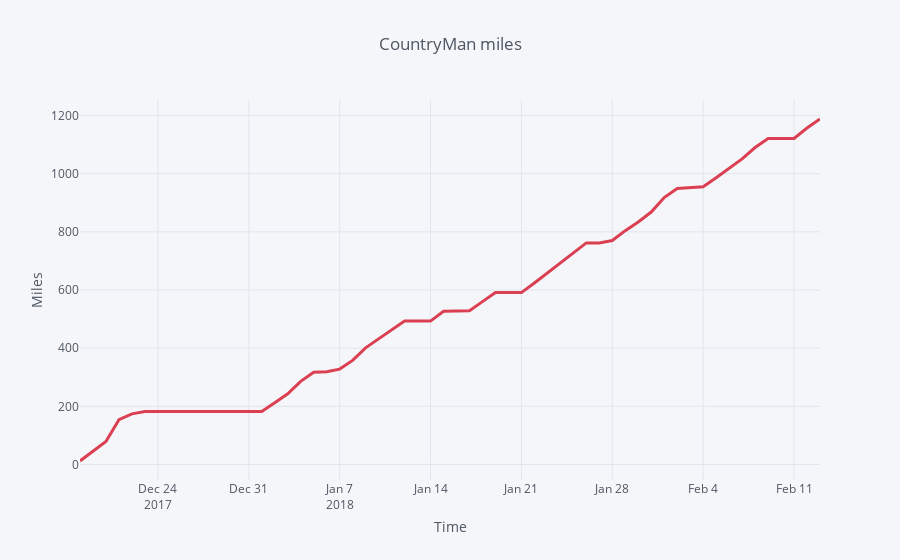

Source (notebook cell):
### Code cell
#fig = plt.figure(2,figsize=(15,8))
#axs = fig.add_axes([0,0,1,1])

mpd.iplot(x='dtime',y='max_miles',xTitle='Time',yTitle='Miles',
          title='CountryMan miles',theme='pearl',width=3,color='red')

#axs.set_title('Miles per day')
#axs.set_ylim([1e1, 3e3])
#axs.set_xlabel('Date')
#axs.set_ylabel('Miles')
#axs.grid(True)

### Figure 1 — Plotly figure (JSON) as saved in the notebook; plotly's stock layout.template omitted (floating-point values rounded to 4 significant figures)
{"data": [{"line": {"color": "rgba(219, 64, 82, 1.0)", "dash": "solid", "width": 3}, "mode": "lines", "name": "max_miles", "text": "", "type": "scatter", "x": ["2017-12-18", "2017-12-19", "2017-12-20", "2017-12-21", "2017-12-22", "2017-12-23", "2017-12-24", "2017-12-25", "2017-12-26", "2017-12-27", "2017-12-28", "2017-12-29", "2017-12-30", "2017-12-31", "2018-01-01", "2018-01-02", "2018-01-03", "2018-01-04", "2018-01-05", "2018-01-06", "2018-01-07", "2018-01-08", "2018-01-09", "2018-01-10", "2018-01-11", "2018-01-12", "2018-01-13", "2018-01-14", "2018-01-15", "2018-01-16", "2018-01-17", "2018-01-18", "2018-01-19", "2018-01-20", "2018-01-21", "2018-01-22", "2018-01-23", "2018-01-24", "2018-01-25", "2018-01-26", "2018-01-27", "2018-01-28", "2018-01-29", "2018-01-30", "2018-01-31", "2018-02-01", "2018-02-02", "2018-02-03", "2018-02-04", "2018-02-05", "2018-02-06", "2018-02-07", "2018-02-08", "2018-02-09", "2018-02-10", "2018-02-11", "2018-02-12", "2018-02-13"], "y": [12, 46, 79, 154, 174, 182, 182, 182, 182, 182, 182, 182, 182, 182, 182, 212, 243, 286, 317, 319, 328, 358, 401, 432, 463, 493, 493, 493, 527, 527, 529, 560, 591, 591, 591, 624, 658, 695, 726, 762, 762, 770, 804, 834, 868, 918, 949, 951, 955, 986, 1017, 1051, 1090, 1121, 1121, 1121, 1157, 1188]}], "layout": {"legend": {"bgcolor": "#F5F6F9", "font": {"color": "#4D5663"}}, "paper_bgcolor": "#F5F6F9", "plot_bgcolor": "#F5F6F9", "title": "CountryMan miles", "titlefont": {"color": "#4D5663"}, "xaxis1": {"gridcolor": "#E1E5ED", "showgrid": true, "tickfont": {"color": "#4D5663"}, "title": "Time", "titlefont": {"color": "#4D5663"}, "zerolinecolor": "#E1E5ED"}, "yaxis1": {"gridcolor": "#E1E5ED", "showgrid": true, "tickfont": {"color": "#4D5663"}, "title": "Miles", "titlefont": {"color": "#4D5663"}, "zerolinecolor": "#E1E5ED"}}}
